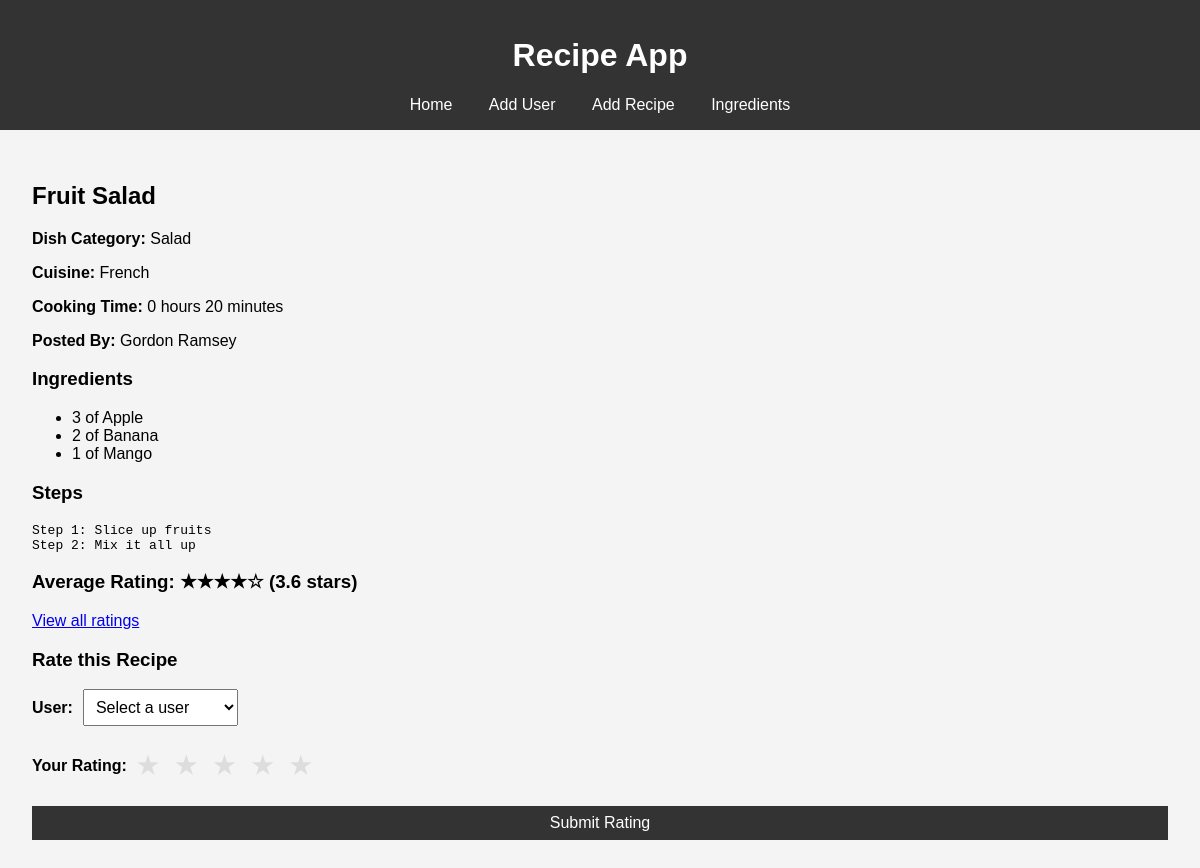
/recipe/1, run on the app's committed database.
### models.py (models this page shows, shortened)
class Recipe(db.Model):
    id = db.Column(db.Integer, primary_key=True)
    name = db.Column(db.String(100), nullable=False)
    dish_category = db.Column(db.String(50), nullable=False)
    cuisine = db.Column(db.String(50), nullable=False)
    cooking_time = db.Column(db.Integer, nullable=False)  # cooking time in minutes
    recipe_steps = db.Column(db.Text, nullable=False)
    user_id = db.Column(db.String(80), db.ForeignKey('user.username'), nullable=False)
    ingredients = db.relationship('RecipeIngredient', backref='recipe', lazy=True)
    favourites = db.relationship('Favourite', backref='recipe', lazy=True)
    ratings = db.relationship('Rating', backref='recipe', lazy=True)

class User(db.Model):
    username = db.Column(db.String(80), primary_key=True, nullable=False)
    name = db.Column(db.String(120), nullable=False)
    recipes = db.relationship('Recipe', backref='poster', lazy=True)
    favourites = db.relationship('Favourite', backref='user', lazy=True)
    ratings = db.relationship('Rating', backref='user', lazy=True)

class RecipeIngredient(db.Model):
    recipe_id = db.Column(db.Integer, db.ForeignKey('recipe.id'), primary_key=True, nullable=False)
    ingredient_name = db.Column(db.String(100), db.ForeignKey('ingredient.name'), primary_key=True, nullable=False)
    amount = db.Column(db.String(50), nullable=False)  # e.g., "2 cups", "3 tbsp"

class Ingredient(db.Model):
    name = db.Column(db.String(100), primary_key=True, nullable=False)
    recipes = db.relationship('RecipeIngredient', backref='ingredient', lazy=True)

### app.py (the view)
@app.route('/recipe/<int:recipe_id>')
def recipe(recipe_id):
    recipe = Recipe.query.get_or_404(recipe_id)
    ratings = Rating.query.filter_by(recipe_id=recipe_id).all()
    users = User.query.all()
    if ratings:
        average_rating = sum(r.rating for r in ratings) / len(ratings)
        average_rating_stars = ''.join(['&#9733;' if i < round(average_rating) else '&#9734;' for i in range(5)])
    else:
        average_rating = 0
        average_rating_stars = '&#9734;&#9734;&#9734;&#9734;&#9734;'
    return render_template('recipe.html', recipe=recipe, average_rating=average_rating, average_rating_stars=average_rating_stars, users=users)

### templates/recipe.html (shortened to what this page needs)
{% extends 'base.html' %}
{% block content %}
    <h2>{{ recipe.name }}</h2>
    <p><strong>Dish Category:</strong> {{ recipe.dish_category }}</p>
    <p><strong>Cuisine:</strong> {{ recipe.cuisine }}</p>
    <p><strong>Cooking Time:</strong> {{ recipe.cooking_time // 60 }} hours {{ recipe.cooking_time % 60 }} minutes</p>
    <p><strong>Posted By:</strong> {{ recipe.poster.name }}</p>
    <h3>Ingredients</h3>
    <ul>
        {% for ingredient in recipe.ingredients %}
            <li>{{ ingredient.amount }} of {{ ingredient.ingredient.name }}</li>
        {% endfor %}
    </ul>
    <h3>Steps</h3>
    <pre>{{ recipe.recipe_steps }}</pre>
    <h3>Average Rating: <span class="rating-display">{{ average_rating_stars|safe }}</span> ({{ average_rating }} stars)</h3>
    <a href="{{ url_for('view_ratings', recipe_id=recipe.id) }}">View all ratings</a>
    <h3>Rate this Recipe</h3>
    <form action="{{ url_for('rate_recipe', recipe_id=recipe.id) }}" method="post">
        <div class="form-group">
            <label for="user_id">User:</label>
            <select id="user_id" name="user_id" required>
                <option value="">Select a user</option>
            </select>
        </div>
        <div class="form-group">
            <label>Your Rating:</label>
            <div class="rating">
                <input type="radio" name="rating" id="star5" value="5"><label for="star5">&#9733;</label>
                <input type="radio" name="rating" id="star4" value="4"><label for="star4">&#9733;</label>
                <input type="radio" name="rating" id="star3" value="3"><label for="star3">&#9733;</label>
                <input type="radio" name="rating" id="star2" value="2"><label for="star2">&#9733;</label>
                <input type="radio" name="rating" id="star1" value="1"><label for="star1">&#9733;</label>
            </div>
        </div>
        <button type="submit">Submit Rating</button>
    </form>
{% endblock %}

### static/styles.css (style rules this page uses)
body { font-family: Arial, sans-serif; margin: 0; padding: 0; background-color: #f4f4f4; }
form { display: flex; flex-direction: column; gap: 1rem; }
form label { font-weight: bold; }
form input, form textarea, form select, form button { padding: 0.5rem; font-size: 1rem; }
form button { background-color: #333; color: #fff; border: none; cursor: pointer; }
.rating { display: inline-block; direction: rtl; font-size: 24px; }
.rating label { color: #ddd; cursor: pointer; }
.form-group { display: flex; align-items: center; margin-bottom: 10px; }
.form-group label { margin-right: 10px; }

### data on the page
Recipe: name "Fruit Salad", dish_category "Salad", cuisine "French", cooking_time "0", recipe.cooking_time%60 "20", recipe_steps "Step 1: Slice up fruits Step 2: Mix it all up"
User: poster.name "Gordon Ramsey"
RecipeIngredient: amount "3", ingredient.name "Apple"
RecipeIngredient: amount "2", ingredient.name "Banana"
RecipeIngredient: amount "1", ingredient.name "Mango"

### other printed values
{{ average_rating_stars|safe }} "★★★★☆"
{{ average_rating }} "3.6"
